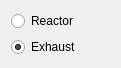
    <widget class="QWidget" name="gridLayoutWidget_5">
     <property name="geometry">
      <rect>
       <x>540</x>
       <y>180</y>
       <width>121</width>
       <height>60</height>
      </rect>
     </property>
     <layout class="QGridLayout" name="gridLayout_5">
      <item row="1" column="1">
       <widget class="QLabel" name="label_ch1_exhaust_status">
        <property name="minimumSize">
         <size>
          <width>20</width>
          <height>20</height>
         </size>
        </property>
        <property name="maximumSize">
         <size>
          <width>20</width>
          <height>20</height>
         </size>
        </property>
        <property name="autoFillBackground">
         <bool>true</bool>
        </property>
        <property name="text">
         <string/>
        </property>
       </widget>
      </item>
      <item row="1" column="0">
       <widget class="QRadioButton" name="radioButton_ch1_exhaust">
        <property name="text">
         <string>Exhaust</string>
        </property>
        <property name="checked">
         <bool>true</bool>
        </property>
       </widget>
      </item>
      <item row="0" column="1">
       <widget class="QLabel" name="label_ch1_reactor_status">
        <property name="minimumSize">
         <size>
          <width>20</width>
          <height>20</height>
         </size>
        </property>
        <property name="maximumSize">
         <size>
          <width>20</width>
          <height>20</height>
         </size>
        </property>
        <property name="autoFillBackground">
         <bool>true</bool>
        </property>
        <property name="text">
         <string/>
        </property>
       </widget>
      </item>
      <item row="0" column="0">
       <widget class="QRadioButton" name="radioButton_ch1_reactor">
        <property name="text">
         <string>Reactor</string>
        </property>
       </widget>
      </item>
     </layout>
    </widget>
